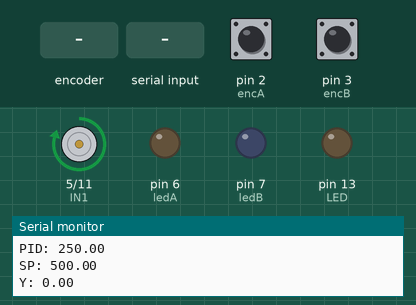
Bench run of a sketch on a simulated Arduino Uno, built with avr-gcc and run on an emulated ATmega328P. Parts: motor-driver pin pairs drawn as motors (green arrow = first pin HIGH = forward, orange = second pin HIGH = backward, longer = more drive, scaled by the enable pin), output pins drawn as LEDs (lit = HIGH), the last lines printed to the serial monitor. The inputs (shaded band) are chosen by the test bench; at power-on: pin 2 (encA) HIGH, pin 3 (encB) HIGH.

Above: at 1.2 s.
1.3 s: rotary encoder on pin 2 (encA) / pin 3 (encB) turned 3 steps (first pin leading)
At 2.3 s:
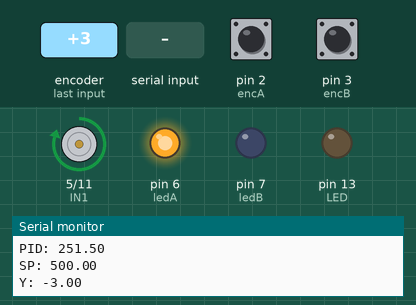
4.3 s: "90,45\n" received over Serial
At 5.5 s:
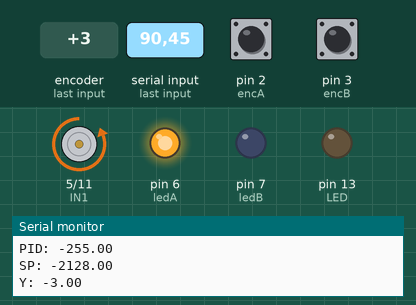
5.8 s: "30,150\n" received over Serial
At 6.9 s:
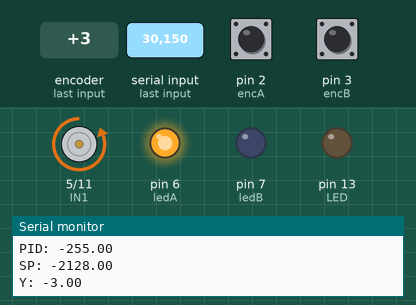
7.3 s: rotary encoder on pin 2 (encA) / pin 3 (encB) turned 1 step (first pin leading)
At 7.8 s:
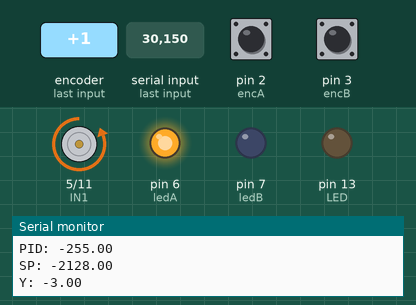
9.0 s: rotary encoder on pin 2 (encA) / pin 3 (encB) turned 2 steps (second pin leading)
At 10.2 s:
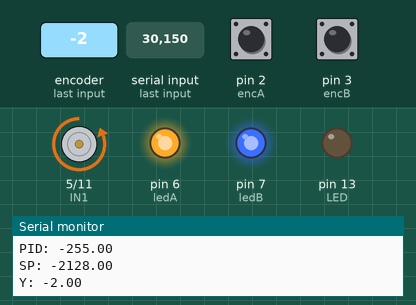
10.9 s: "90,45\n" received over Serial
At 12.0 s:
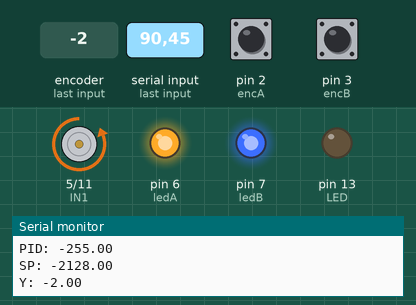
Timing chart, 0 to 13.4 s (numbered marks = the images above; inputs shaded):
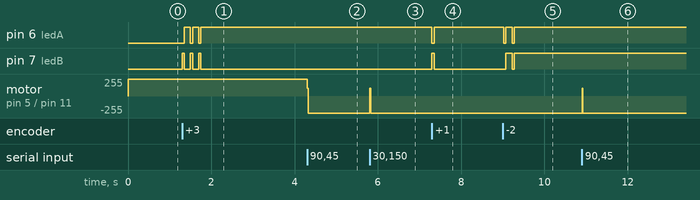

The sketch:

Practica3PID.ino
```cpp
#include <PID_v1.h> //Version 1.1.0 de otro usuario
/*
PID()
Compute()
SetMode()
SetOutputLimits()
SetTunings()
SetSampleTime()
SetControllerDirection()
*/
#include <MsTimer2.h>

#define IN1 5
#define ENA 10
#define IN2 11
#define CSA A0

#define DEADBAND 55

#define LED 13

#define encA 2
#define encB 3
#define ledA 6
#define ledB 7

double encoderPos = 0.0;
double lastAEncoder = 0.0;
double desiredPosition = 0.0;

//Define Variables we'll be connecting to
double Output;

//Specify the links and initial tuning parameters
//1.7308,133.61,0.08654
PID myPID(&encoderPos, &Output, &desiredPosition,0.5,0.0,0.0, DIRECT);

void setup()
{
  Serial.begin(9600);

  digitalWrite(ENA, LOW);

  pinMode(IN1, OUTPUT);
  pinMode(ENA, OUTPUT);
  pinMode(IN2, OUTPUT);

  pinMode(CSA, INPUT);

  pinMode(encA, INPUT);
  pinMode(encB, INPUT);
  digitalWrite(encA, HIGH);
  digitalWrite(encB, HIGH);
  pinMode(ledA, OUTPUT);
  pinMode(ledB, OUTPUT);

  pinMode(LED, OUTPUT);

  digitalWrite(IN1, LOW);
  digitalWrite(IN2, LOW);

  digitalWrite(ENA, HIGH);
  attachInterrupt(0,interrEncoder,CHANGE);

  //MsTimer2::set(20,interrupcionTs);

  //initialize the variables we're linked to
  desiredPosition = 500.0;

  myPID.SetOutputLimits(-255.0, 255.0);
  myPID.SetSampleTime(20);
  //turn the PID on
  myPID.SetMode(AUTOMATIC);

  //MsTimer2::start();
}

void loop()
{

  if(Serial.available())
    desiredPosition = 56*(Serial.read()-'0');

  if(millis()%1000 == 0)
  {
    Serial.print("PID: ");
    Serial.println(Output);
    Serial.print("SP: ");
    Serial.println(desiredPosition);
    Serial.print("Y: ");
    Serial.println(encoderPos);
  }

  myPID.Compute();
  setMotor(Output);
}

void interrEncoder()
{
  int A = digitalRead(encA);
  int B = digitalRead(encB);

  digitalWrite(ledA, A);
  digitalWrite(ledB, B);

   if( (lastAEncoder == LOW) && (A == HIGH) )
   {
     if(B == LOW)
     {
       encoderPos--;
     }
     else
     {
       encoderPos++;
     }
   }
   lastAEncoder = A;
}

void forward(int value)  //value is pwm value from 0 to 255
{
  analogWrite(IN1,value);
  digitalWrite(IN2,LOW);
}

void backward(int value) //value is pwm value from 0 to 255
{
  analogWrite(IN2,value);
  digitalWrite(IN1,LOW);
}

void setMotor(double output)
{
  if(output > 1)
  {
    forward(output>DEADBAND? output:DEADBAND);
  }
  else if(output < -1)
  {
    backward(output<-DEADBAND? -output:DEADBAND);
  }
  else
  {
    forward(0);
  }
}

void interrupcionTs()
{
  myPID.Compute();
  setMotor(Output);
}
```

Measured:
- after the input at 1.3 s, pin 6 (ledA): alternates HIGH for 0.15 s and LOW for 0.05 s, 5 changes in all, then stays HIGH, starting after 0.05 s; pin 7 (ledB): alternates HIGH for 0.05 s and LOW for 0.15 s, 6 changes in all, then stays LOW, starting at once; motor on pin 5 (IN1) / pin 11 (IN2): forward 250/255 → forward 251/255 after 0.27 s
- after the input at 4.3 s, motor on pin 5 (IN1) / pin 11 (IN2): forward 251/255 → backward 255/255 at once
- after the input at 5.8 s, motor on pin 5 (IN1) / pin 11 (IN2): backward 255/255 → forward 113/255 at once, → backward 255/255 0.02 s later
- after the input at 7.3 s, pin 6 (ledA): HIGH → LOW at once, → HIGH 0.05 s later; pin 7 (ledB): LOW → HIGH at once, → LOW 0.05 s later
- after the input at 9.0 s, pin 6 (ledA): alternates HIGH for 0.15 s and LOW for 0.05 s, 4 changes in all, then stays HIGH, starting at once; pin 7 (ledB): LOW → HIGH after 0.08 s, → LOW 0.15 s later, → HIGH 0.05 s later
- after the input at 10.9 s, motor on pin 5 (IN1) / pin 11 (IN2): backward 255/255 → forward 113/255 at once, → backward 255/255 0.02 s later
